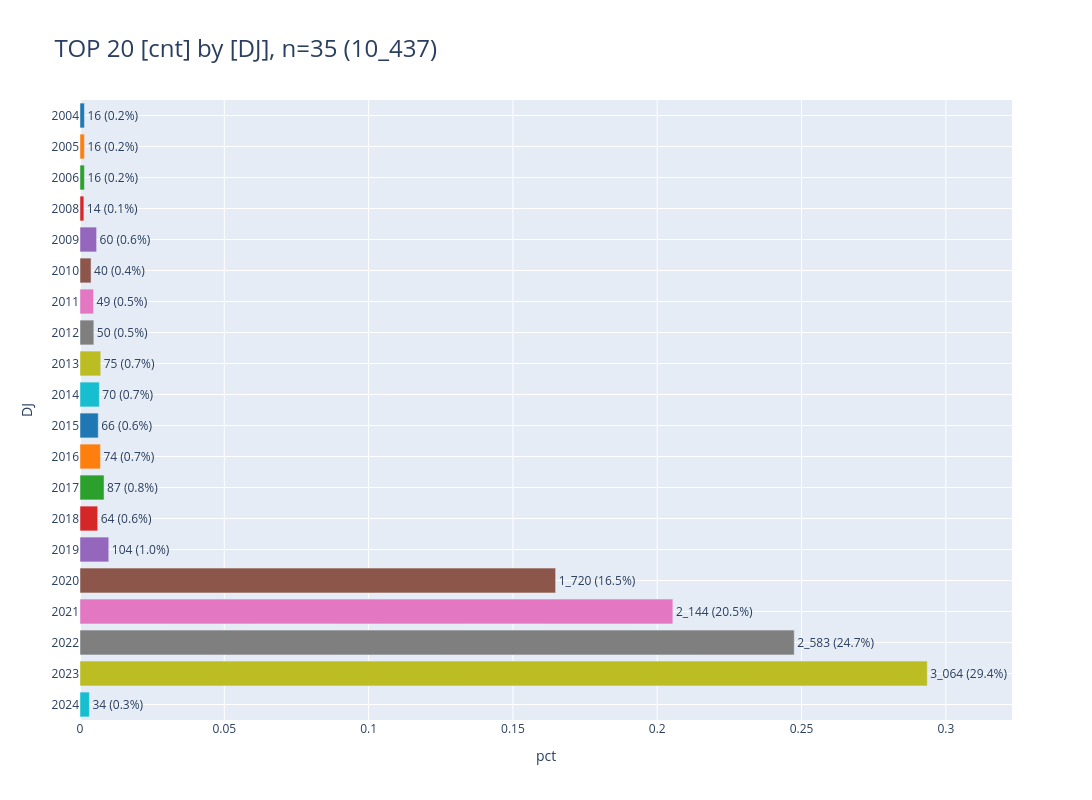

The cell this chart's notebook holds for it:
### Markdown cell above
<br>

#### <a id='toc1_6_2_2_'></a>[Verteilung nach Diagnosejahr](#toc0_)

### Code cell
def show_duplikate_dj(db_duplicates, caption: str):
    _df = db_duplicates.aggregate("cast(Diagnosejahr as varchar) as DJ, count(*) as cnt").to_df()
    print(f"🟧 🗄️ {caption}")
    pls.plot_bars(_df, orientation="h",top_n_index=20, height=800, sort_values=False)

show_duplikate_dj(db_duplicates_clin, "klin")

### Figure 1 — Plotly figure (JSON) as saved in the notebook; plotly's stock layout.template omitted (floating-point values rounded to 4 significant figures)
{"data": [{"error_y": {"thickness": 5}, "hovertemplate": "DJ=%{y}<br>pct=%{x}<br>cnt_pct_str=%{text}<extra></extra>", "legendgroup": "2004", "marker": {"color": "#1F77B4", "pattern": {"shape": ""}}, "name": "2004", "orientation": "h", "showlegend": true, "text": ["16 (0.2%)"], "textposition": "outside", "type": "bar", "x": [0.001533], "xaxis": "x", "y": ["2004"], "yaxis": "y"}, {"error_y": {"thickness": 5}, "hovertemplate": "DJ=%{y}<br>pct=%{x}<br>cnt_pct_str=%{text}<extra></extra>", "legendgroup": "2005", "marker": {"color": "#FF7F0E", "pattern": {"shape": ""}}, "name": "2005", "orientation": "h", "showlegend": true, "text": ["16 (0.2%)"], "textposition": "outside", "type": "bar", "x": [0.001533], "xaxis": "x", "y": ["2005"], "yaxis": "y"}, {"error_y": {"thickness": 5}, "hovertemplate": "DJ=%{y}<br>pct=%{x}<br>cnt_pct_str=%{text}<extra></extra>", "legendgroup": "2006", "marker": {"color": "#2CA02C", "pattern": {"shape": ""}}, "name": "2006", "orientation": "h", "showlegend": true, "text": ["16 (0.2%)"], "textposition": "outside", "type": "bar", "x": [0.001533], "xaxis": "x", "y": ["2006"], "yaxis": "y"}, {"error_y": {"thickness": 5}, "hovertemplate": "DJ=%{y}<br>pct=%{x}<br>cnt_pct_str=%{text}<extra></extra>", "legendgroup": "2008", "marker": {"color": "#D62728", "pattern": {"shape": ""}}, "name": "2008", "orientation": "h", "showlegend": true, "text": ["14 (0.1%)"], "textposition": "outside", "type": "bar", "x": [0.001341], "xaxis": "x", "y": ["2008"], "yaxis": "y"}, {"error_y": {"thickness": 5}, "hovertemplate": "DJ=%{y}<br>pct=%{x}<br>cnt_pct_str=%{text}<extra></extra>", "legendgroup": "2009", "marker": {"color": "#9467BD", "pattern": {"shape": ""}}, "name": "2009", "orientation": "h", "showlegend": true, "text": ["60 (0.6%)"], "textposition": "outside", "type": "bar", "x": [0.005749], "xaxis": "x", "y": ["2009"], "yaxis": "y"}, {"error_y": {"thickness": 5}, "hovertemplate": "DJ=%{y}<br>pct=%{x}<br>cnt_pct_str=%{text}<extra></extra>", "legendgroup": "2010", "marker": {"color": "#8C564B", "pattern": {"shape": ""}}, "name": "2010", "orientation": "h", "showlegend": true, "text": ["40 (0.4%)"], "textposition": "outside", "type": "bar", "x": [0.003833], "xaxis": "x", "y": ["2010"], "yaxis": "y"}, {"error_y": {"thickness": 5}, "hovertemplate": "DJ=%{y}<br>pct=%{x}<br>cnt_pct_str=%{text}<extra></extra>", "legendgroup": "2011", "marker": {"color": "#E377C2", "pattern": {"shape": ""}}, "name": "2011", "orientation": "h", "showlegend": true, "text": ["49 (0.5%)"], "textposition": "outside", "type": "bar", "x": [0.004695], "xaxis": "x", "y": ["2011"], "yaxis": "y"}, {"error_y": {"thickness": 5}, "hovertemplate": "DJ=%{y}<br>pct=%{x}<br>cnt_pct_str=%{text}<extra></extra>", "legendgroup": "2012", "marker": {"color": "#7F7F7F", "pattern": {"shape": ""}}, "name": "2012", "orientation": "h", "showlegend": true, "text": ["50 (0.5%)"], "textposition": "outside", "type": "bar", "x": [0.004791], "xaxis": "x", "y": ["2012"], "yaxis": "y"}, {"error_y": {"thickness": 5}, "hovertemplate": "DJ=%{y}<br>pct=%{x}<br>cnt_pct_str=%{text}<extra></extra>", "legendgroup": "2013", "marker": {"color": "#BCBD22", "pattern": {"shape": ""}}, "name": "2013", "orientation": "h", "showlegend": true, "text": ["75 (0.7%)"], "textposition": "outside", "type": "bar", "x": [0.007186], "xaxis": "x", "y": ["2013"], "yaxis": "y"}, {"error_y": {"thickness": 5}, "hovertemplate": "DJ=%{y}<br>pct=%{x}<br>cnt_pct_str=%{text}<extra></extra>", "legendgroup": "2014", "marker": {"color": "#17BECF", "pattern": {"shape": ""}}, "name": "2014", "orientation": "h", "showlegend": true, "text": ["70 (0.7%)"], "textposition": "outside", "type": "bar", "x": [0.006707], "xaxis": "x", "y": ["2014"], "yaxis": "y"}, {"error_y": {"thickness": 5}, "hovertemplate": "DJ=%{y}<br>pct=%{x}<br>cnt_pct_str=%{text}<extra></extra>", "legendgroup": "2015", "marker": {"color": "#1F77B4", "pattern": {"shape": ""}}, "name": "2015", "orientation": "h", "showlegend": true, "text": ["66 (0.6%)"], "textposition": "outside", "type": "bar", "x": [0.006324], "xaxis": "x", "y": ["2015"], "yaxis": "y"}, {"error_y": {"thickness": 5}, "hovertemplate": "DJ=%{y}<br>pct=%{x}<br>cnt_pct_str=%{text}<extra></extra>", "legendgroup": "2016", "marker": {"color": "#FF7F0E", "pattern": {"shape": ""}}, "name": "2016", "orientation": "h", "showlegend": true, "text": ["74 (0.7%)"], "textposition": "outside", "type": "bar", "x": [0.00709], "xaxis": "x", "y": ["2016"], "yaxis": "y"}, {"error_y": {"thickness": 5}, "hovertemplate": "DJ=%{y}<br>pct=%{x}<br>cnt_pct_str=%{text}<extra></extra>", "legendgroup": "2017", "marker": {"color": "#2CA02C", "pattern": {"shape": ""}}, "name": "2017", "orientation": "h", "showlegend": true, "text": ["87 (0.8%)"], "textposition": "outside", "type": "bar", "x": [0.008336], "xaxis": "x", "y": ["2017"], "yaxis": "y"}, {"error_y": {"thickness": 5}, "hovertemplate": "DJ=%{y}<br>pct=%{x}<br>cnt_pct_str=%{text}<extra></extra>", "legendgroup": "2018", "marker": {"color": "#D62728", "pattern": {"shape": ""}}, "name": "2018", "orientation": "h", "showlegend": true, "text": ["64 (0.6%)"], "textposition": "outside", "type": "bar", "x": [0.006132], "xaxis": "x", "y": ["2018"], "yaxis": "y"}, {"error_y": {"thickness": 5}, "hovertemplate": "DJ=%{y}<br>pct=%{x}<br>cnt_pct_str=%{text}<extra></extra>", "legendgroup": "2019", "marker": {"color": "#9467BD", "pattern": {"shape": ""}}, "name": "2019", "orientation": "h", "showlegend": true, "text": ["104 (1.0%)"], "textposition": "outside", "type": "bar", "x": [0.009965], "xaxis": "x", "y": ["2019"], "yaxis": "y"}, {"error_y": {"thickness": 5}, "hovertemplate": "DJ=%{y}<br>pct=%{x}<br>cnt_pct_str=%{text}<extra></extra>", "legendgroup": "2020", "marker": {"color": "#8C564B", "pattern": {"shape": ""}}, "name": "2020", "orientation": "h", "showlegend": true, "text": ["1_720 (16.5%)"], "textposition": "outside", "type": "bar", "x": [0.1648], "xaxis": "x", "y": ["2020"], "yaxis": "y"}, {"error_y": {"thickness": 5}, "hovertemplate": "DJ=%{y}<br>pct=%{x}<br>cnt_pct_str=%{text}<extra></extra>", "legendgroup": "2021", "marker": {"color": "#E377C2", "pattern": {"shape": ""}}, "name": "2021", "orientation": "h", "showlegend": true, "text": ["2_144 (20.5%)"], "textposition": "outside", "type": "bar", "x": [0.2054], "xaxis": "x", "y": ["2021"], "yaxis": "y"}, {"error_y": {"thickness": 5}, "hovertemplate": "DJ=%{y}<br>pct=%{x}<br>cnt_pct_str=%{text}<extra></extra>", "legendgroup": "2022", "marker": {"color": "#7F7F7F", "pattern": {"shape": ""}}, "name": "2022", "orientation": "h", "showlegend": true, "text": ["2_583 (24.7%)"], "textposition": "outside", "type": "bar", "x": [0.2475], "xaxis": "x", "y": ["2022"], "yaxis": "y"}, {"error_y": {"thickness": 5}, "hovertemplate": "DJ=%{y}<br>pct=%{x}<br>cnt_pct_str=%{text}<extra></extra>", "legendgroup": "2023", "marker": {"color": "#BCBD22", "pattern": {"shape": ""}}, "name": "2023", "orientation": "h", "showlegend": true, "text": ["3_064 (29.4%)"], "textposition": "outside", "type": "bar", "x": [0.2936], "xaxis": "x", "y": ["2023"], "yaxis": "y"}, {"error_y": {"thickness": 5}, "hovertemplate": "DJ=%{y}<br>pct=%{x}<br>cnt_pct_str=%{text}<extra></extra>", "legendgroup": "2024", "marker": {"color": "#17BECF", "pattern": {"shape": ""}}, "name": "2024", "orientation": "h", "showlegend": true, "text": ["34 (0.3%)"], "textposition": "outside", "type": "bar", "x": [0.003258], "xaxis": "x", "y": ["2024"], "yaxis": "y"}], "layout": {"barmode": "relative", "height": 800, "legend": {"title": {"text": "DJ"}, "tracegroupgap": 0}, "showlegend": false, "title": {"font": {"size": 24}, "text": "TOP 20 [cnt] by [DJ], n=35 (10_437)", "xanchor": "left", "y": 0.95, "yanchor": "top"}, "width": 1600, "xaxis": {"anchor": "y", "domain": [0, 1], "dtick": 0.05, "gridwidth": 1, "range": [0, 0.3229], "showgrid": true, "title": {"text": "pct"}}, "yaxis": {"anchor": "x", "categoryarray": ["2024", "2023", "2022", "2021", "2020", "2019", "2018", "2017", "2016", "2015", "2014", "2013", "2012", "2011", "2010", "2009", "2008", "2006", "2005", "2004"], "categoryorder": "category descending", "domain": [0, 1], "gridwidth": 1, "showgrid": true, "title": {"text": "DJ"}}}}
